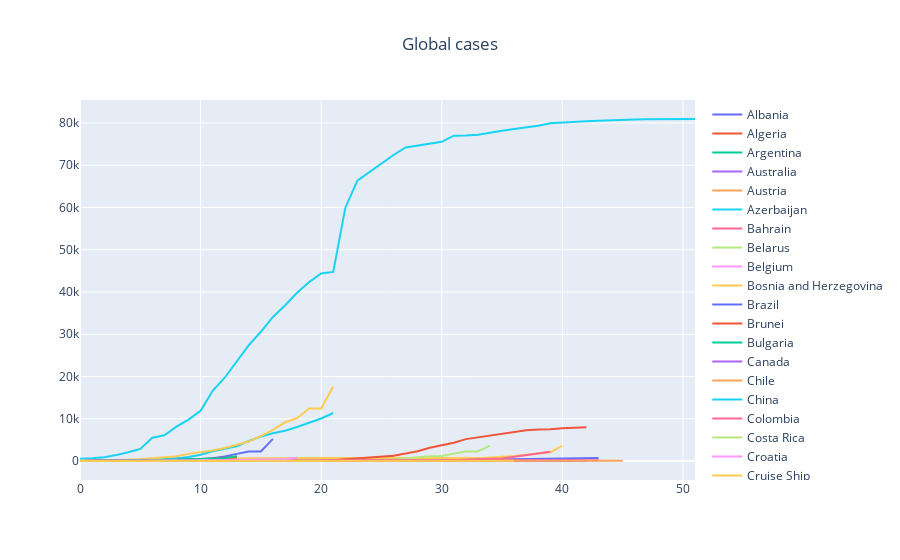

Notebook cell for this chart:
### Code cell
import plotly.graph_objects as go
fig = go.Figure()
countries = normalized.index

for country in countries:
    df = normalized.loc[country]
    fig.add_trace(go.Scatter(x=df.index, y=df.values,mode='lines',name=country))
    
fig.update_layout(title={
    'text': 'Global cases',
    'x':0.5})
fig.show()
